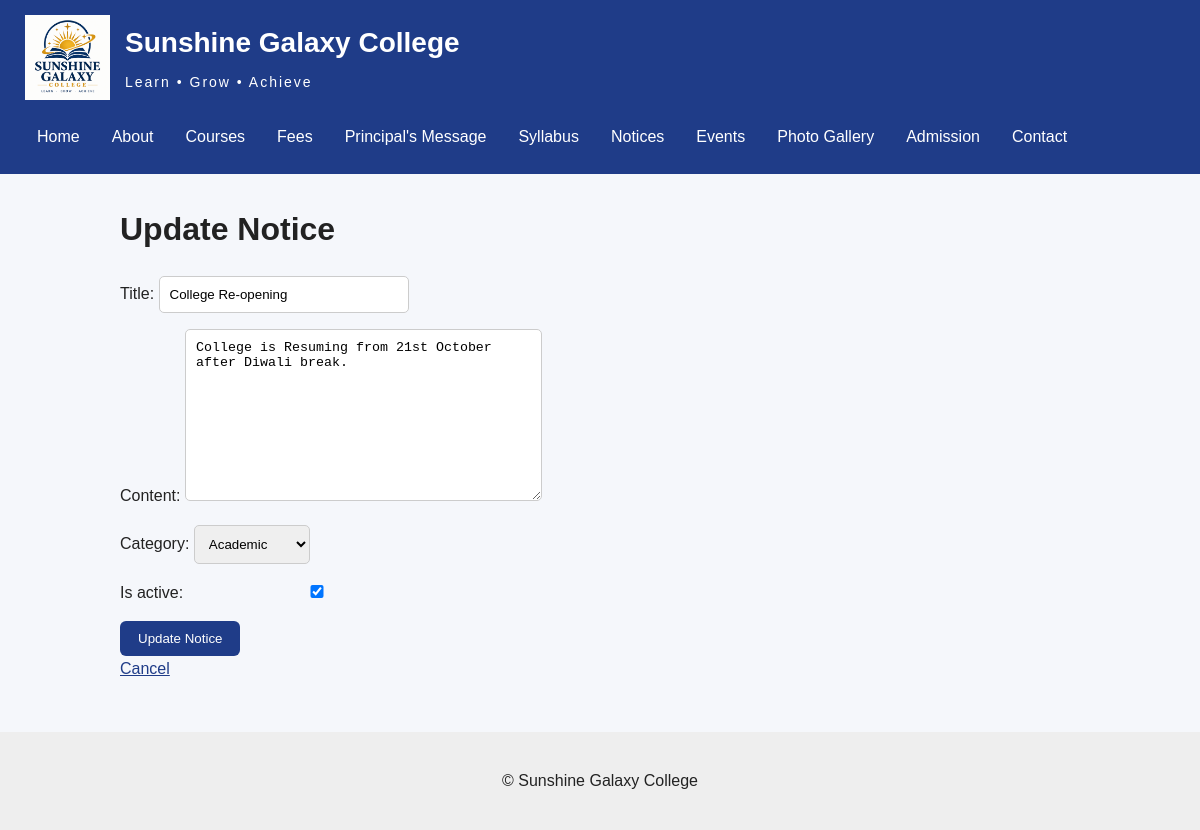
Page /notices/1/update/ (signed in) on the committed database.
### portal/models.py (models this page shows, shortened)
class Notice(models.Model):
    CATEGORY_CHOICES = [
        ("academic", "Academic"),
        ("examination", "Examination"),
        ("admission", "Admission"),
        ("event", "Event"),
        ("general", "General"),
    ]
    title = models.CharField(max_length=200)
    content = models.TextField()
    category = models.CharField(
        max_length=20,
        choices=CATEGORY_CHOICES,
        default="general"
    )
    published_date = models.DateTimeField(auto_now_add=True)
    is_active = models.BooleanField(default=True)
    class Meta:
        ordering = ["-published_date"]

### portal/views.py (the view)
class NoticeUpdateView(UserPassesTestMixin, UpdateView):
    model = Notice
    form_class = NoticeForm
    template_name = "portal/notice_form.html"
    success_url = reverse_lazy("notice_list")
    def test_func(self):
        return self.request.user.is_staff

### portal/forms.py
class NoticeForm(forms.ModelForm):
    class Meta:
        model = Notice
        fields = [
            "title",
            "content",
            "category",
            "is_active",
        ]

### Templates/portal/notice_form.html (shortened to what this page needs)
{% extends "base.html" %}
{% block content %}
{% if object %}
    <h1>Update Notice</h1>
{% else %}
    <h1>Create Notice</h1>
{% endif %}
<form method="post">
    {{ form.as_p }}
    {% if object %}
        <button type="submit">Update Notice</button>
    {% else %}
        <button type="submit">Create Notice</button>
    {% endif %}
</form>
<a href="{% url 'notice_list' %}">
    Cancel
</a>
{% endblock %}

### static/css/style.css (style rules this page uses)
* { box-sizing: border-box; }
body { margin: 0; font-family: Arial, sans-serif; background: #f5f7fb; color: #222; line-height: 1.6; }
a { color: #1f3c88; }
button { background: #1f3c88; color: white; border: none; padding: 10px 18px; border-radius: 6px; cursor: pointer; }
input, textarea, select { padding: 10px; border: 1px solid #ccc; border-radius: 5px; max-width: 100%; }
input { width: 250px; margin-right: 8px; }

### rows in the picture
Notice: title "College Re-opening", content "College is Resuming from 21st October after Diwali break.", category "Academic", is_active "☑"
